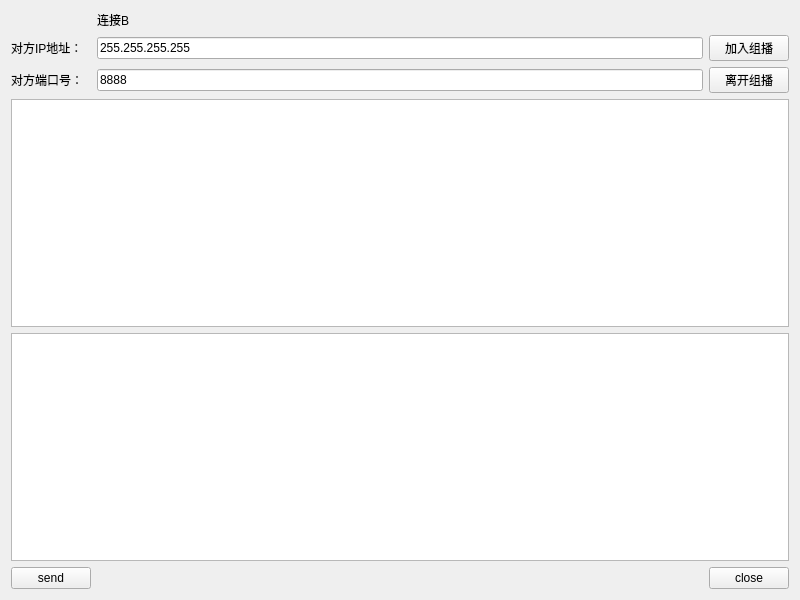
<?xml version="1.0" encoding="UTF-8"?>
<ui version="4.0">
 <class>udpClientB</class>
 <widget class="QWidget" name="udpClientB">
  <property name="geometry">
   <rect>
    <x>0</x>
    <y>0</y>
    <width>800</width>
    <height>600</height>
   </rect>
  </property>
  <property name="windowTitle">
   <string>Form</string>
  </property>
  <layout class="QGridLayout" name="gridLayout">
   <item row="0" column="1">
    <widget class="QLabel" name="label">
     <property name="text">
      <string>连接B</string>
     </property>
    </widget>
   </item>
   <item row="1" column="0">
    <widget class="QLabel" name="IPlabel">
     <property name="text">
      <string>对方IP地址：</string>
     </property>
    </widget>
   </item>
   <item row="1" column="1">
    <widget class="QLineEdit" name="IPlineEdit">
     <property name="text">
      <string>255.255.255.255</string>
     </property>
    </widget>
   </item>
   <item row="1" column="2">
    <widget class="QPushButton" name="joinpushButton">
     <property name="text">
      <string>加入组播</string>
     </property>
    </widget>
   </item>
   <item row="2" column="0">
    <widget class="QLabel" name="PORTlabel">
     <property name="text">
      <string>对方端口号：</string>
     </property>
    </widget>
   </item>
   <item row="2" column="1">
    <widget class="QLineEdit" name="PORTlineEdit">
     <property name="text">
      <string>8888</string>
     </property>
    </widget>
   </item>
   <item row="2" column="2">
    <widget class="QPushButton" name="leavepushButton">
     <property name="text">
      <string>离开组播</string>
     </property>
    </widget>
   </item>
   <item row="3" column="0" colspan="3">
    <widget class="QTextEdit" name="readtextEdit"/>
   </item>
   <item row="4" column="0" colspan="3">
    <widget class="QTextEdit" name="writetextEdit"/>
   </item>
   <item row="5" column="0">
    <widget class="QPushButton" name="sendpushButton">
     <property name="text">
      <string>send</string>
     </property>
    </widget>
   </item>
   <item row="5" column="2">
    <widget class="QPushButton" name="closepushButton">
     <property name="text">
      <string>close</string>
     </property>
    </widget>
   </item>
  </layout>
 </widget>
 <resources/>
 <connections/>
</ui>
